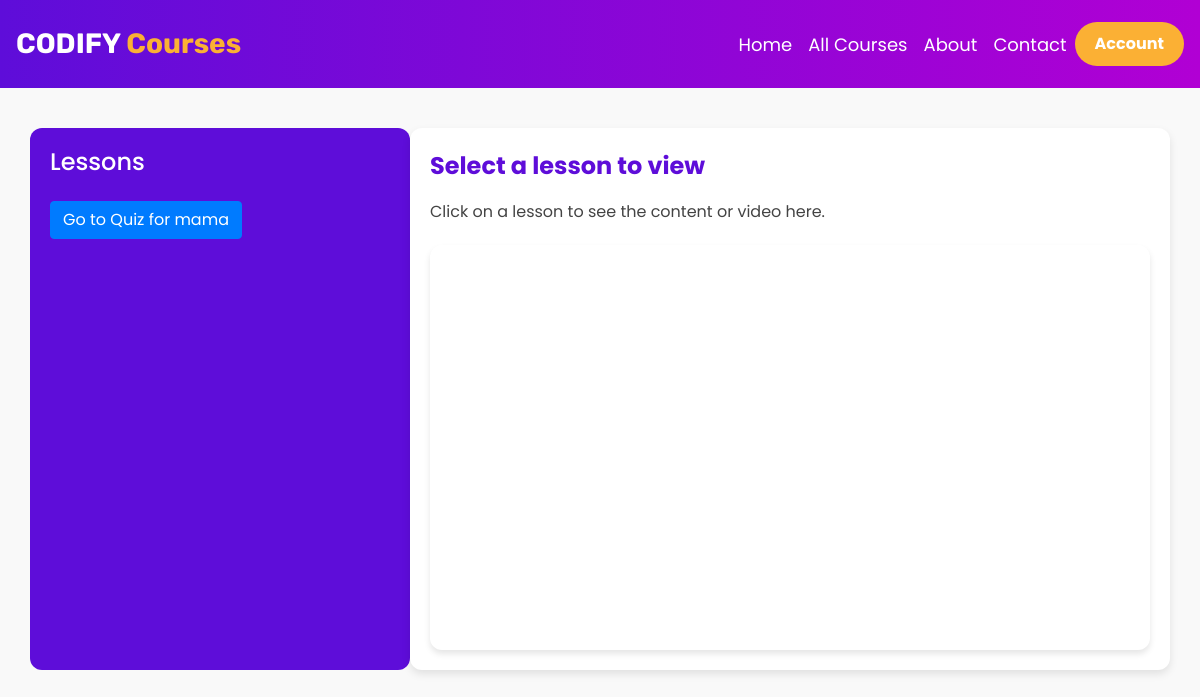
Page /course_lessons/1 on the earlier database version.
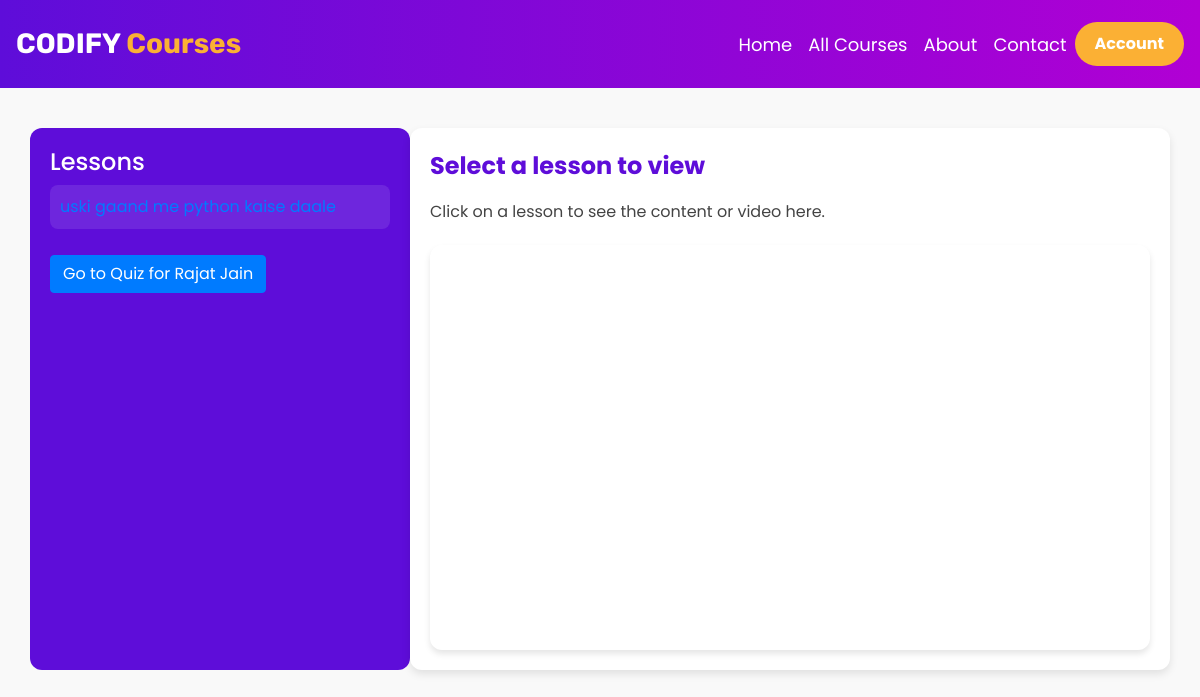
Same page on the later database version.
### models.py (models this page shows)
class Quiz(Base):
    __tablename__ = 'quizzes'
    id = Column(Integer, primary_key=True)
    title = Column(String(100), nullable=False)
    created_at = Column(DateTime, server_default=func.now())
    course_id = Column(Integer, ForeignKey('courses.id', ondelete='CASCADE'), nullable=False)
    course = relationship('Course', back_populates='quizzes')
    questions = relationship('Question', back_populates='quiz', cascade="all, delete-orphan")
    user_progress = relationship('UserProgress', back_populates='quiz', cascade="all, delete-orphan")

class Lesson(Base):
    __tablename__ = 'lessons'
    id = Column(Integer, primary_key=True)
    title = Column(String(100), nullable=False)
    content = Column(String(200), nullable=False)
    completed = Column(Boolean, default=False)
    course_link = Column(String(500), nullable=False)
    course_id = Column(Integer, ForeignKey('courses.id', ondelete='CASCADE'))
    course = relationship('Course', back_populates='lessons')

### app.py (the view)
@app.route('/course_lessons/<int:id>')
def course_lessons(id):
    username = session.get('username')
    course = db_session.query(Course).filter_by(id=id).first()
    if not course:
        return "Course not found", 404
    return render_template('course_lessons.html', course=course)

### templates/course_lessons.html (shortened to what this page needs)
<!DOCTYPE html>
<html lang="en">
<head>
    <link rel="stylesheet" href="https://cdn.jsdelivr.net/npm/bootstrap@4.6.2/dist/css/bootstrap.min.css"
>
</head>
<body>
    <div class="container-fluid banner1">
        <nav class="navbar navbar-expand-lg">
            <a class="navbar-brand" href="#">CODIFY <span>Courses</span></a>
            <div class="collapse navbar-collapse" id="navbarNav">
                <ul class="navbar-nav ml-auto">
                    <li class="nav-item">
                        <a class="nav-link" href="/">Home</a>
                    </li>
                    <li class="nav-item">
                        <a class="nav-link" href="/courses">All Courses</a>
                    </li>
                    <li class="nav-item">
                        <a class="nav-link" href="/about">About</a>
                    </li>
                    <li class="nav-item">
                        <a class="nav-link" href="/contact">Contact</a>
                    </li>
                </ul>
                <a href="/login" class="btn btn-custom">Account</a>
            </div>
        </nav>
    </div>
    <div class="container">
        <div class="row">
            <div class="col-md-4">
                <h4>Lessons</h4>
                {% for lesson in course.lessons %}
                <div class="lesson-item">
                    <a href="#" class="lesson-link" data-lesson-id="{{ lesson.id }}"
                        data-lesson-title="{{ lesson.title }}" data-lesson-content="{{ lesson.content }}"
                        data-lesson-video="{{ lesson.course_link }}">{{ lesson.title }}</a>
                </div>
                {% endfor %}
                {% for quiz in course.quizzes %}
                <a href="{{ url_for('submit_quiz', quiz_id=quiz.id) }}" class="btn btn-primary mt-3">Go to Quiz for {{ quiz.title }}</a>
            {% endfor %}
            </div>
            <div class="col-md-8">
                <div id="lessonTitle">Select a lesson to view</div>
                <div id="lessonContent">Click on a lesson to see the content or video here.</div>
                <div id="lessonVideo" class="embed-responsive embed-responsive-16by9"></div>
            </div>
        </div>
    </div>
</body>
</html>

Differences in the rows shown:
removed Quiz: title "mama"
added Lesson: title "uski gaand me python kaise daale"
added Quiz: title "Rajat Jain"
